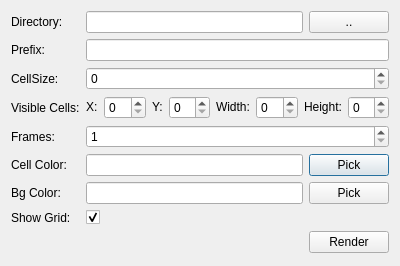
<?xml version="1.0" encoding="UTF-8"?>
<ui version="4.0">
 <class>RenderDialog</class>
 <widget class="QDialog" name="RenderDialog">
  <property name="geometry">
   <rect>
    <x>0</x>
    <y>0</y>
    <width>400</width>
    <height>266</height>
   </rect>
  </property>
  <property name="windowTitle">
   <string>Dialog</string>
  </property>
  <layout class="QGridLayout" name="gridLayout">
   <item row="5" column="1">
    <layout class="QHBoxLayout" name="horizontalLayout_5">
     <item>
      <widget class="QLineEdit" name="CellColorEdit"/>
     </item>
     <item>
      <widget class="QPushButton" name="CellColorButton">
       <property name="text">
        <string>Pick</string>
       </property>
      </widget>
     </item>
    </layout>
   </item>
   <item row="6" column="1">
    <layout class="QHBoxLayout" name="horizontalLayout_6">
     <item>
      <widget class="QLineEdit" name="BGColorEdit"/>
     </item>
     <item>
      <widget class="QPushButton" name="BGColorButton">
       <property name="text">
        <string>Pick</string>
       </property>
      </widget>
     </item>
    </layout>
   </item>
   <item row="7" column="0">
    <widget class="QLabel" name="label_5">
     <property name="text">
      <string>Show Grid:</string>
     </property>
    </widget>
   </item>
   <item row="7" column="1">
    <widget class="QCheckBox" name="ShowGridBox">
     <property name="text">
      <string/>
     </property>
     <property name="checked">
      <bool>true</bool>
     </property>
    </widget>
   </item>
   <item row="5" column="0">
    <widget class="QLabel" name="label_6">
     <property name="text">
      <string>Cell Color:</string>
     </property>
    </widget>
   </item>
   <item row="0" column="0">
    <widget class="QLabel" name="label">
     <property name="text">
      <string>Directory:</string>
     </property>
    </widget>
   </item>
   <item row="6" column="0">
    <widget class="QLabel" name="label_7">
     <property name="text">
      <string>Bg Color:</string>
     </property>
    </widget>
   </item>
   <item row="2" column="0">
    <widget class="QLabel" name="label_4">
     <property name="text">
      <string>CellSize:</string>
     </property>
    </widget>
   </item>
   <item row="1" column="0">
    <widget class="QLabel" name="label_2">
     <property name="text">
      <string>Prefix:</string>
     </property>
    </widget>
   </item>
   <item row="3" column="0">
    <widget class="QLabel" name="label_3">
     <property name="text">
      <string>Visible Cells:</string>
     </property>
    </widget>
   </item>
   <item row="8" column="0" colspan="2">
    <layout class="QHBoxLayout" name="horizontalLayout">
     <item>
      <spacer name="horizontalSpacer">
       <property name="orientation">
        <enum>Qt::Horizontal</enum>
       </property>
       <property name="sizeHint" stdset="0">
        <size>
         <width>40</width>
         <height>20</height>
        </size>
       </property>
      </spacer>
     </item>
     <item>
      <widget class="QPushButton" name="RenderButton">
       <property name="text">
        <string>Render</string>
       </property>
      </widget>
     </item>
    </layout>
   </item>
   <item row="1" column="1">
    <widget class="QLineEdit" name="PrefixEdit"/>
   </item>
   <item row="0" column="1">
    <layout class="QHBoxLayout" name="horizontalLayout_2">
     <item>
      <widget class="QLineEdit" name="DirectoryLine">
       <property name="readOnly">
        <bool>true</bool>
       </property>
      </widget>
     </item>
     <item>
      <widget class="QPushButton" name="DirButton">
       <property name="text">
        <string>..</string>
       </property>
      </widget>
     </item>
    </layout>
   </item>
   <item row="2" column="1">
    <layout class="QHBoxLayout" name="hboxlayout300">
     <item>
      <widget class="QSpinBox" name="CellSizeSpin">
       <property name="maximum">
        <number>999</number>
       </property>
      </widget>
     </item>
    </layout>
   </item>
   <item row="3" column="1">
    <layout class="QHBoxLayout" name="horizontalLayout_4">
     <item>
      <widget class="QLabel" name="label_8">
       <property name="sizePolicy">
        <sizepolicy hsizetype="Fixed" vsizetype="Fixed">
         <horstretch>0</horstretch>
         <verstretch>0</verstretch>
        </sizepolicy>
       </property>
       <property name="text">
        <string>X:</string>
       </property>
      </widget>
     </item>
     <item>
      <widget class="QSpinBox" name="XSpin"/>
     </item>
     <item>
      <widget class="QLabel" name="label_9">
       <property name="sizePolicy">
        <sizepolicy hsizetype="Fixed" vsizetype="Fixed">
         <horstretch>0</horstretch>
         <verstretch>0</verstretch>
        </sizepolicy>
       </property>
       <property name="text">
        <string>Y:</string>
       </property>
      </widget>
     </item>
     <item>
      <widget class="QSpinBox" name="YSpin"/>
     </item>
     <item>
      <widget class="QLabel" name="label_10">
       <property name="sizePolicy">
        <sizepolicy hsizetype="Fixed" vsizetype="Fixed">
         <horstretch>0</horstretch>
         <verstretch>0</verstretch>
        </sizepolicy>
       </property>
       <property name="text">
        <string>Width:</string>
       </property>
      </widget>
     </item>
     <item>
      <widget class="QSpinBox" name="WidthSpin"/>
     </item>
     <item>
      <widget class="QLabel" name="label_11">
       <property name="sizePolicy">
        <sizepolicy hsizetype="Fixed" vsizetype="Fixed">
         <horstretch>0</horstretch>
         <verstretch>0</verstretch>
        </sizepolicy>
       </property>
       <property name="text">
        <string>Height:</string>
       </property>
      </widget>
     </item>
     <item>
      <widget class="QSpinBox" name="HeightSpin"/>
     </item>
    </layout>
   </item>
   <item row="4" column="0">
    <widget class="QLabel" name="label_12">
     <property name="text">
      <string>Frames:</string>
     </property>
    </widget>
   </item>
   <item row="4" column="1">
    <widget class="QSpinBox" name="FramesSpin">
     <property name="minimum">
      <number>1</number>
     </property>
     <property name="maximum">
      <number>9999</number>
     </property>
    </widget>
   </item>
  </layout>
 </widget>
 <resources/>
 <connections/>
</ui>
